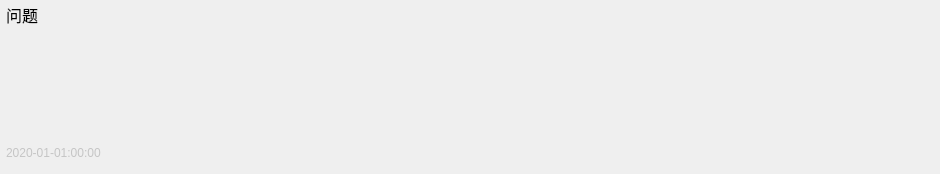
<?xml version="1.0" encoding="UTF-8"?>
<ui version="4.0">
 <class>RecordWidget</class>
 <widget class="QWidget" name="RecordWidget">
  <property name="geometry">
   <rect>
    <x>0</x>
    <y>0</y>
    <width>940</width>
    <height>174</height>
   </rect>
  </property>
  <property name="windowTitle">
   <string>Form</string>
  </property>
  <property name="styleSheet">
   <string notr="true">#edtInfo{
   border:none;
   
	background-color: rgba(255, 255, 255, 0);
}</string>
  </property>
  <layout class="QVBoxLayout" name="verticalLayout">
   <property name="spacing">
    <number>0</number>
   </property>
   <property name="leftMargin">
    <number>6</number>
   </property>
   <property name="topMargin">
    <number>0</number>
   </property>
   <property name="rightMargin">
    <number>6</number>
   </property>
   <property name="bottomMargin">
    <number>3</number>
   </property>
   <item>
    <widget class="QLabel" name="lblSubject">
     <property name="minimumSize">
      <size>
       <width>500</width>
       <height>29</height>
      </size>
     </property>
     <property name="font">
      <font>
       <pointsize>12</pointsize>
      </font>
     </property>
     <property name="text">
      <string>问题</string>
     </property>
    </widget>
   </item>
   <item>
    <widget class="QTextEdit" name="edtInfo">
     <property name="styleSheet">
      <string notr="true">margin-top:16px;</string>
     </property>
     <property name="readOnly">
      <bool>true</bool>
     </property>
    </widget>
   </item>
   <item>
    <widget class="QWidget" name="wgtTools" native="true">
     <property name="minimumSize">
      <size>
       <width>0</width>
       <height>36</height>
      </size>
     </property>
     <property name="maximumSize">
      <size>
       <width>16777215</width>
       <height>48</height>
      </size>
     </property>
     <property name="styleSheet">
      <string notr="true">#wgtTools QToolButton
{
   
	background-color: rgba(255, 255, 255, 0);
}</string>
     </property>
     <layout class="QHBoxLayout" name="horizontalLayout_2">
      <property name="leftMargin">
       <number>0</number>
      </property>
      <property name="topMargin">
       <number>0</number>
      </property>
      <property name="rightMargin">
       <number>0</number>
      </property>
      <property name="bottomMargin">
       <number>0</number>
      </property>
      <item>
       <widget class="QLabel" name="lblDate">
        <property name="minimumSize">
         <size>
          <width>200</width>
          <height>0</height>
         </size>
        </property>
        <property name="styleSheet">
         <string notr="true">color: rgb(197, 197, 197);</string>
        </property>
        <property name="text">
         <string>2020-01-01:00:00</string>
        </property>
       </widget>
      </item>
      <item>
       <spacer name="horizontalSpacer_2">
        <property name="orientation">
         <enum>Qt::Horizontal</enum>
        </property>
        <property name="sizeHint" stdset="0">
         <size>
          <width>697</width>
          <height>20</height>
         </size>
        </property>
       </spacer>
      </item>
     </layout>
    </widget>
   </item>
  </layout>
 </widget>
 <resources/>
 <connections/>
</ui>
